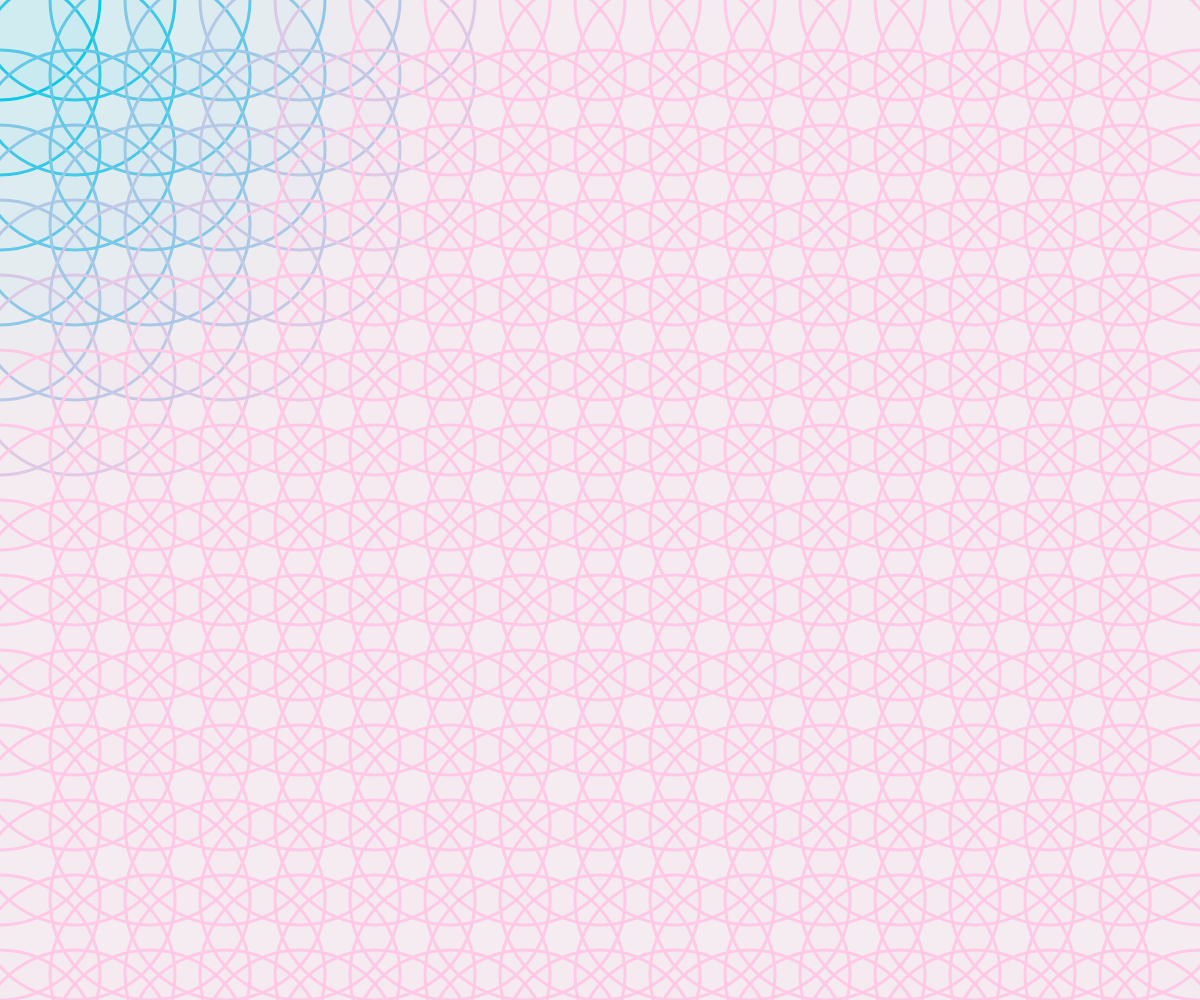
Frame 1 (no input)
Frame 60 (no input): identical to frame 1, image omitted
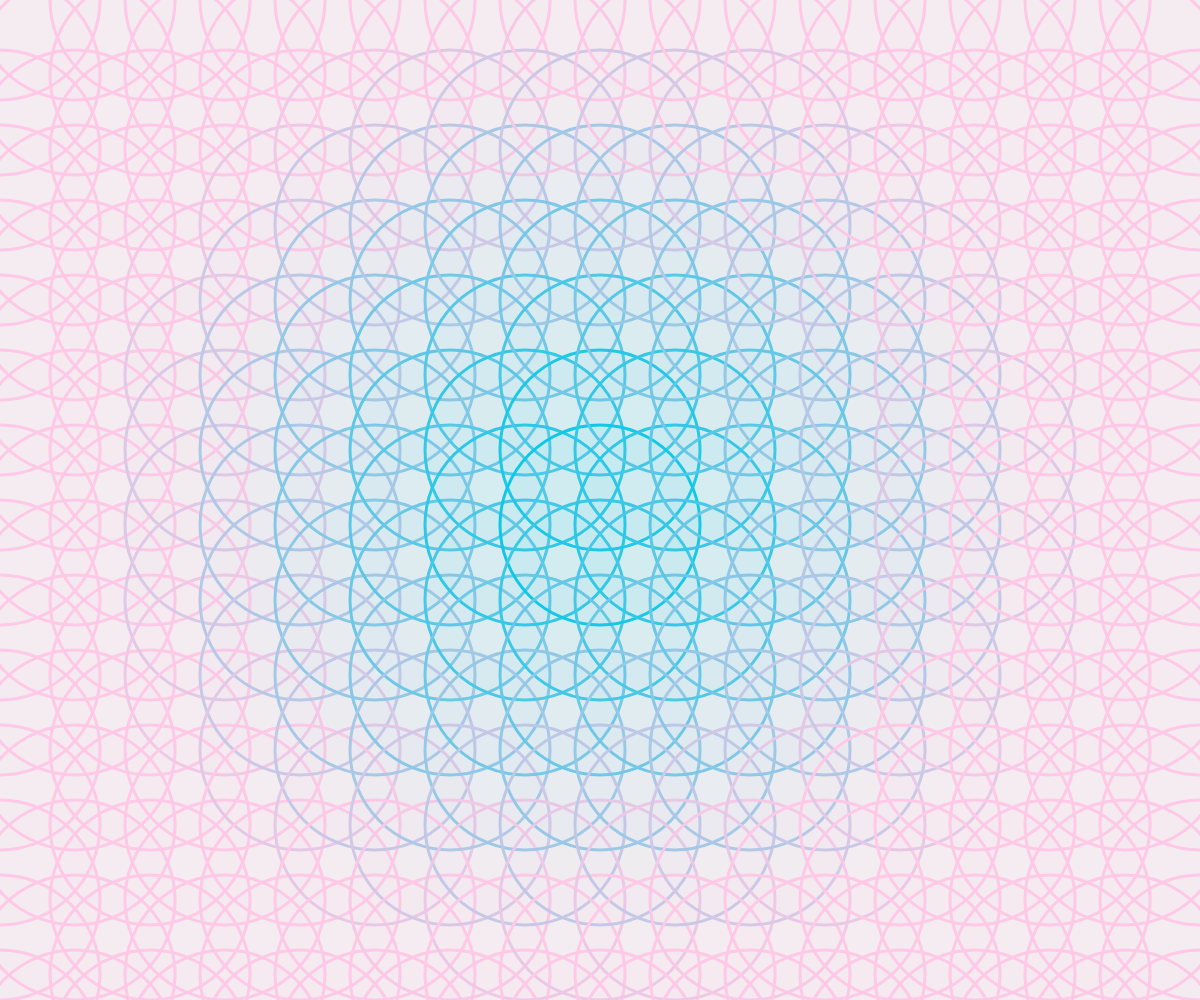
Frame 120 (the mouse pressed at the canvas centre since frame 60)

The p5.js sketch that drew these frames (run headless with seeded random() and noise() and a simulated clock; from frame 60 on, the mouse is pressed at the canvas centre):

// p5.js sketch
// ── sketch.js
var max_distance;

function setup() {
  createCanvas(windowWidth, windowHeight);
  // noStroke();
  max_distance = dist(0, 0, width, height);
}

function draw() {
  background(240);

  for(var i = 0; i <= width; i += 75) {
    for(var j = 0; j <= height + 75; j += 75) {
      var clr = dist(mouseX, mouseY, i, j);
      clr = clr/1.15;
      // console.log(max_distance);
      strokeWeight(3);
      // noFill();
      fill(1 * clr/1.5, 200, 230, 10);
      stroke(1 * clr/1.5, 200, 230);
      ellipse(i, j, 200, 200);
    }
  }
}
